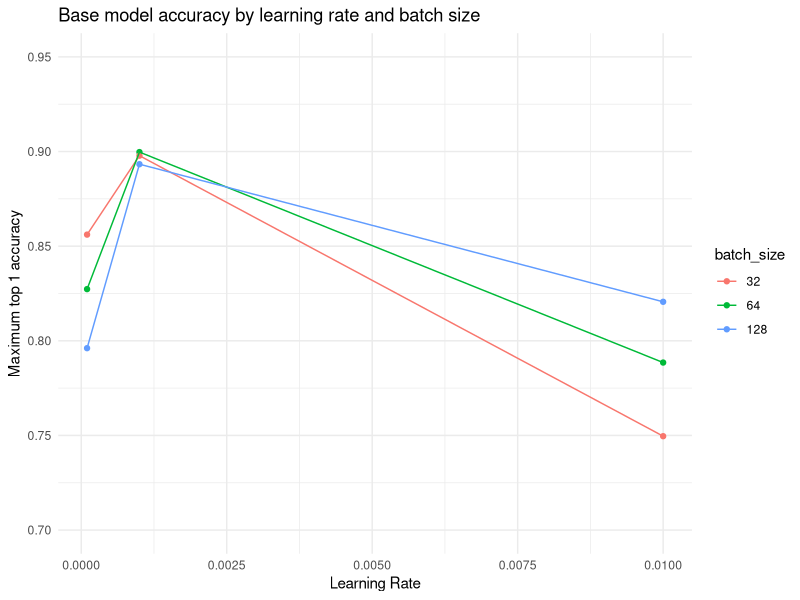
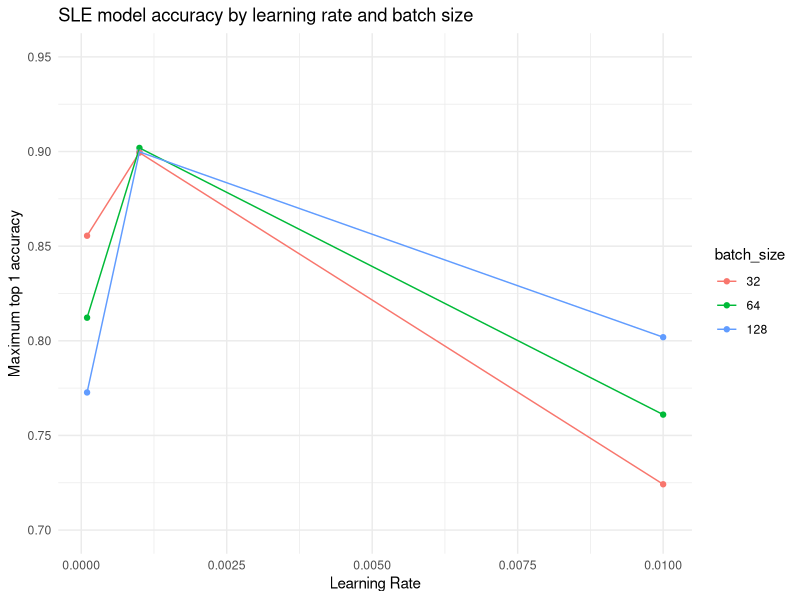
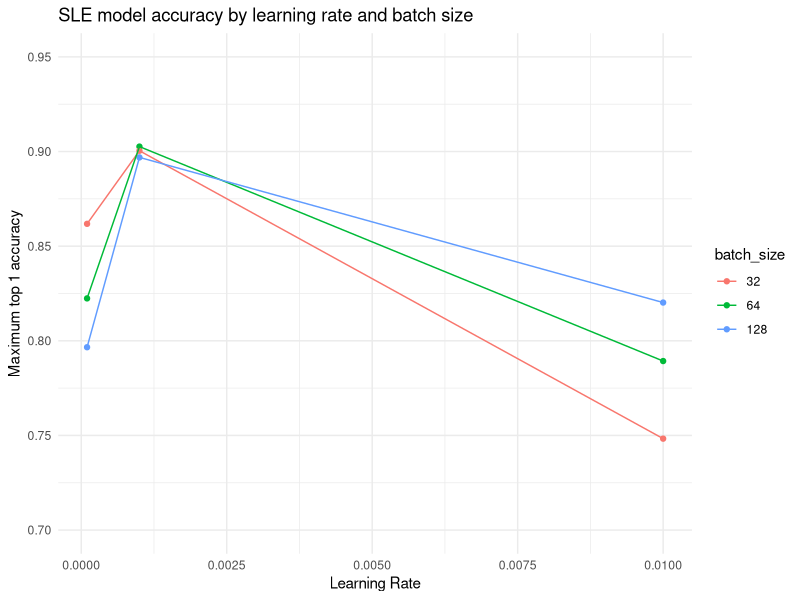

Write the R code that produced these figures, in order.
## ---- chunk 1
df1 <- read.csv("results/summary.csv")
df1
## ---- chunk 2
library(tidyverse)

df1 %>% filter(model == "Base") %>% 
  mutate(batch_size = as.factor(batch_size)) %>% 
  ggplot(aes(x=lr, y=max_val_top1_acc, color=batch_size)) +
  geom_point() +
  geom_line() +
  theme_minimal() +
  ylim(0.7, 0.95) +
  labs(title="Base model accuracy by learning rate and batch size",
       y="Maximum top 1 accuracy",
       x="Learning Rate")
## ---- chunk 3
df1 %>% filter(model == "SLE") %>% 
  mutate(batch_size = as.factor(batch_size)) %>% 
  ggplot(aes(x=lr, y=max_val_top1_acc, color=batch_size)) +
  geom_point() +
  geom_line() +
  theme_minimal() +
  ylim(0.7, 0.95) +
  labs(title="SLE model accuracy by learning rate and batch size",
       y="Maximum top 1 accuracy",
       x="Learning Rate")
## ---- chunk 4
df1 %>% filter(model == "SE") %>% 
  mutate(batch_size = as.factor(batch_size)) %>% 
  ggplot(aes(x=lr, y=max_val_top1_acc, color=batch_size)) +
  geom_point() +
  geom_line() +
  theme_minimal() +
  ylim(0.7, 0.95) +
  labs(title="SLE model accuracy by learning rate and batch size",
       y="Maximum top 1 accuracy",
       x="Learning Rate")
